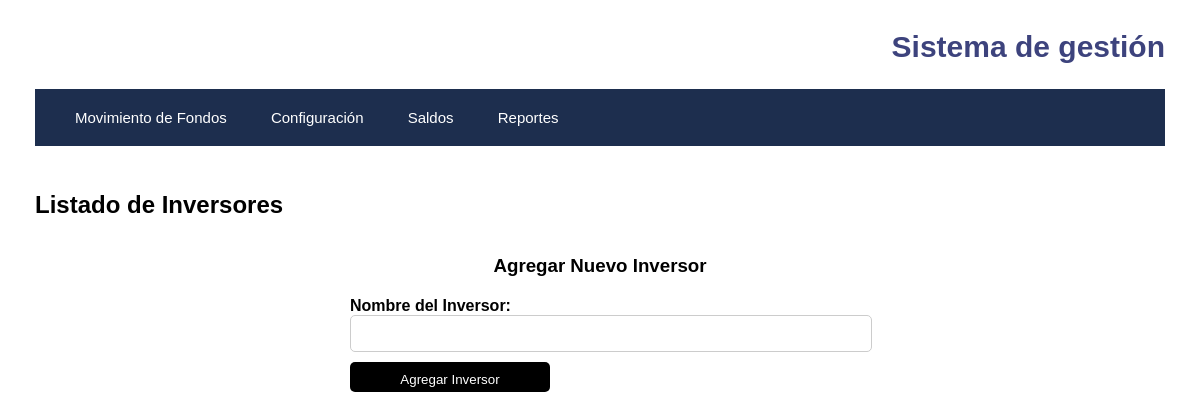
The app's page /api/addinvestor, older data.
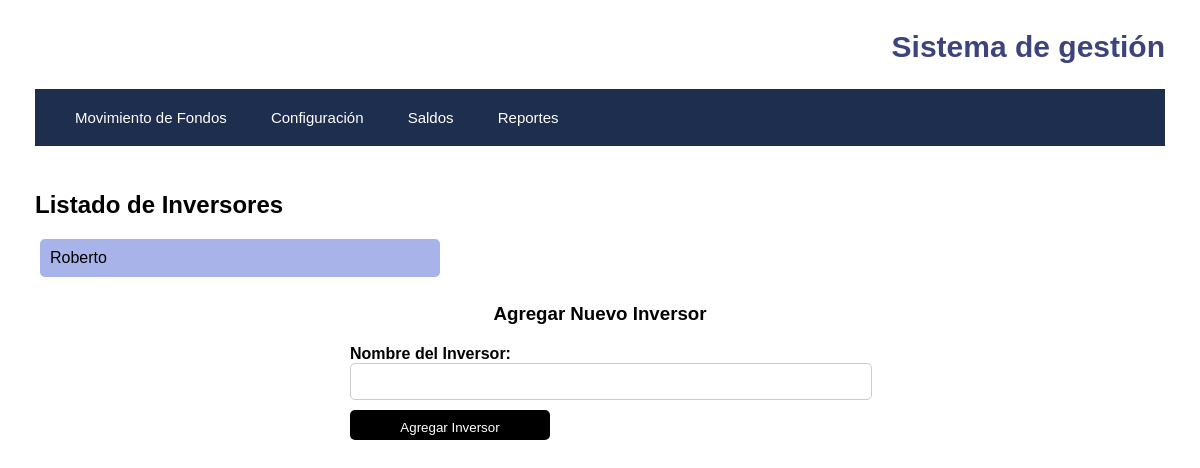
The same page, newer data.
### Models.py (models this page shows, shortened)
class Inversor(db.Model):
    id_inversor = db.Column(db.Integer, unique=True, primary_key=True)
    nombre_inversor = db.Column(db.Text)

### app.py (the view)
@app.route("/api/addinvestor", methods=["GET"])
def show_investor_form():
    inversores = Inversor.query.all()
    return render_template("addinvestor.html", inversores=inversores)

### templates/addinvestor.html (shortened to what this page needs)
<!DOCTYPE html>
<html lang="en">
<head>
    <link rel="stylesheet" type="text/css" href="{{ url_for('static', filename='style.css') }}">
</head>
<body>
    {% extends 'base.html' %}
    {% block content %}
        <h2>Listado de Inversores</h2>
        <ul>
            {% for inversor in inversores %}
                <li>{{ inversor.nombre_inversor }}</li>
            {% endfor %}
        </ul>
        <h3>Agregar Nuevo Inversor</h3>
        <form action="/api/addinvestor" method="post">
            <div class="form-group">
                <label for="nombre_inversor">Nombre del Inversor:</label>
                <input type="text" id="nombre_inversor" name="nombre_inversor" required>
            </div>
            <input type="submit" value="Agregar Inversor">
        </form>
    {% endblock %}

Row changes from the older to the newer data that the page shows:
added Inversor: nombre_inversor "Roberto"
